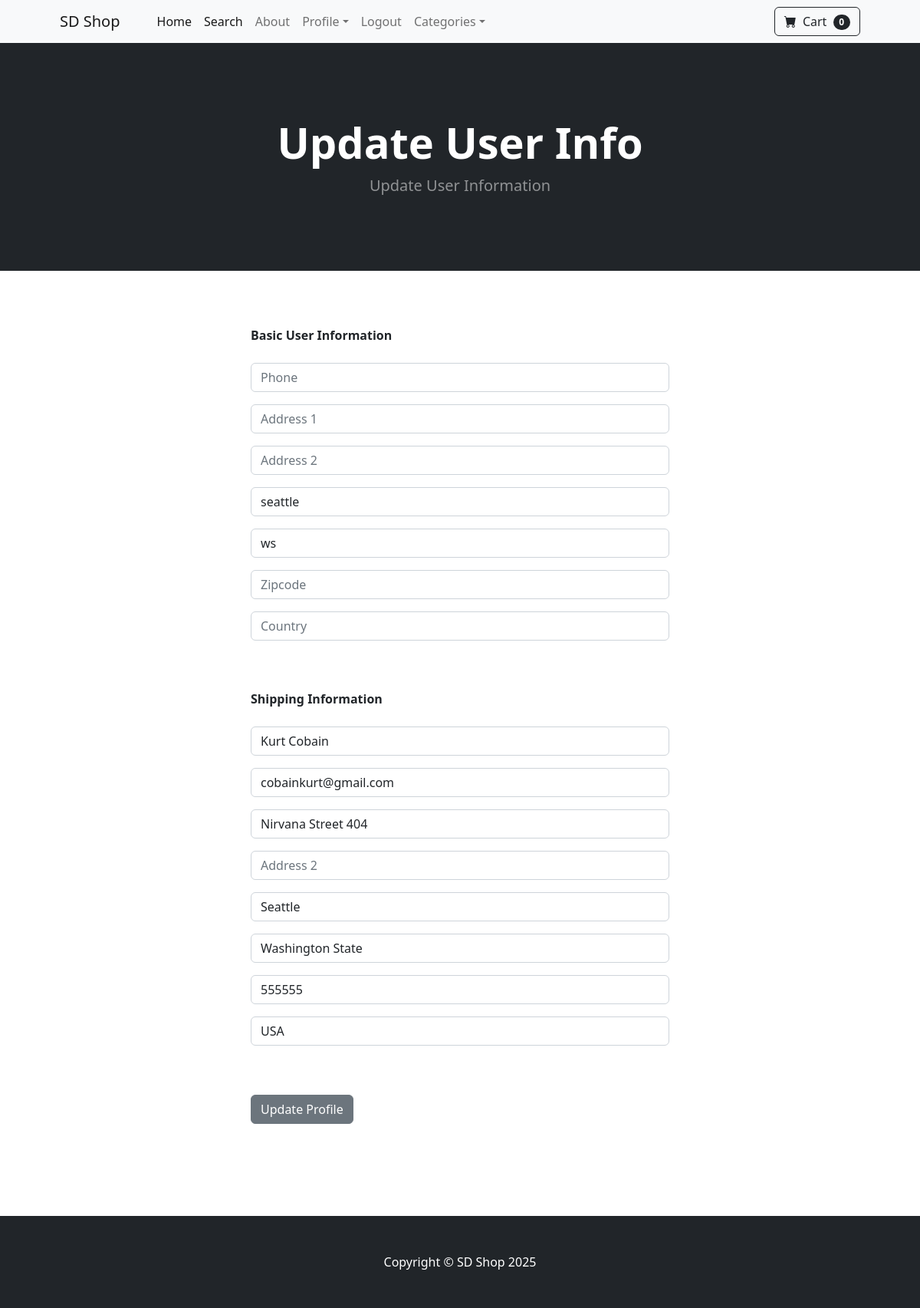
/update_info/ (signed in), run on the app's committed database.
### store/models.py (models this page shows, shortened)
class Profile(models.Model):
    user = models.OneToOneField(User, on_delete=models.CASCADE)
    date_modified = models.DateTimeField(User, auto_now=True)
    phone = models.CharField(max_length=20, blank=True)
    address1 = models.CharField(max_length=200, blank=True)
    address2 = models.CharField(max_length=200, blank=True)
    city = models.CharField(max_length=200, blank=True)
    state = models.CharField(max_length=200, blank=True)
    zipcode = models.CharField(max_length=20, blank=True)
    country = models.CharField(max_length=100, blank=True)
    old_cart = models.CharField(max_length=200, blank=True, null=True)

### payment/models.py (models this page shows, shortened)
class ShippingAddress(models.Model):
    user = models.ForeignKey(User, on_delete=models.CASCADE, null=True, blank=True)
    shipping_full_name = models.CharField(max_length=200)
    shipping_email = models.CharField(max_length=200)
    shipping_address1 = models.CharField(max_length=200)
    shipping_address2 = models.CharField(max_length=200, null=True, blank=True)
    shipping_city = models.CharField(max_length=200)
    shipping_state = models.CharField(max_length=200, null=True, blank=True)
    shipping_zipcode = models.CharField(max_length=200, null=True, blank=True)
    shipping_country = models.CharField(max_length=200)
    class Meta:
        verbose_name_plural = "Shipping Address"

### store/views.py (the view)
# urls.py: path('update_info/', views.update_info, name='update_info'),
def update_info(request):
    if request.user.is_authenticated:
         current_user = Profile.objects.get(user__id=request.user.id)
         shipping_user = ShippingAddress.objects.get(user__id=request.user.id)
         form = UserInfoForm(request.POST or None, instance=current_user)
         shipping_form = ShippingForm(request.POST or None, instance=shipping_user)
         if form.is_valid() or shipping_form.is_valid():
             form.save()
             shipping_form.save()
             messages.success(request, ("Your Info has been updated!"))
             return redirect('home')
         return render(request, 'store/update_info.html', {'form': form, 'shipping_form': shipping_form })
    else:
         messages.error(request, ("You must be logged in to update your account!"))
         return redirect('login')

### store/forms.py
class UserInfoForm(forms.ModelForm):
	phone = forms.CharField(label="", widget=forms.TextInput(attrs={'class':'form-control','placeholder':'Phone'}),required=False)
	address1 = forms.CharField(label="", widget=forms.TextInput(attrs={'class':'form-control','placeholder':'Address 1'}),required=False)
	address2 = forms.CharField(label="", widget=forms.TextInput(attrs={'class':'form-control','placeholder':'Address 2'}),required=False)
	city = forms.CharField(label="", widget=forms.TextInput(attrs={'class':'form-control','placeholder':'City'}),required=False)
	state = forms.CharField(label="", widget=forms.TextInput(attrs={'class':'form-control','placeholder':'State'}),required=False)
	zipcode = forms.CharField(label="", widget=forms.TextInput(attrs={'class':'form-control','placeholder':'Zipcode'}),required=False)
	country = forms.CharField(label="", widget=forms.TextInput(attrs={'class':'form-control','placeholder':'Country'}),required=False)
	class Meta:
		model = Profile
		fields = ('phone', 'address1', 'address2', 'city', 'state','zipcode','country', )

### cart/cart.py (called while the page is built)
    def __len__(self):
        return len(self.cart)

### cart/context_processors.py (called while the page is built)
def cart(request):
    return {'cart': Cart(request)}

### store/templates/store/update_info.html (shortened to what this page needs)
{% extends 'store/base.html' %}
{% block content %}
    <header class="bg-dark py-5">
        <div class="container px-4 px-lg-5 my-5">
            <div class="text-center text-white">
                <h1 class="display-4 fw-bolder">Update User Info</h1>
                <p class="lead fw-normal text-white-50 mb-0">Update User Information </p>
            </div>
        </div>
    </header>
    <div class="container">
        <div class="row">
                <div class="col-md-6 offset-md-3">
                    <br><br><br>
                    <strong>Basic User Information</strong>
                    <br><br>
                    <form method="POST" action="{% url 'update_info' %}">
                        {{ form.as_p}}
                        <br><br>
                        <strong>Shipping Information</strong>
                        <br><br>
                        {{ shipping_form.as_p }}
                        <br><br>
                        <button type="submit" class="btn btn-secondary">
                            Update Profile
                        </button>
                        <br><br>
                      </form>
                      <br><br><br><br>
                </div>
        </div>
    </div>
{% endblock %}

### data on the page
Profile: city "seattle", state "ws"
ShippingAddress: shipping_full_name "Kurt Cobain", shipping_email "cobainkurt@gmail.com", shipping_address1 "Nirvana Street 404", shipping_city "Seattle", shipping_state "Washington State", shipping_zipcode "555555", shipping_country "USA"

### other printed values
{{ cart|length }} "0"
